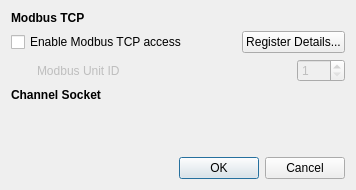
<?xml version="1.0" encoding="UTF-8"?>
<ui version="4.0">
 <class>ConnectivityDialog</class>
 <widget class="QDialog" name="ConnectivityDialog">
  <property name="geometry">
   <rect>
    <x>0</x>
    <y>0</y>
    <width>356</width>
    <height>190</height>
   </rect>
  </property>
  <property name="windowTitle">
   <string>Device Connectivity</string>
  </property>
  <layout class="QVBoxLayout" name="verticalLayout">
   <item>
    <layout class="QGridLayout" name="gridLayout" columnstretch="0,1,0,0">
     <item row="0" column="0" colspan="4">
      <widget class="QLabel" name="modbusLabel">
       <property name="font">
        <font>
         <weight>75</weight>
         <bold>true</bold>
        </font>
       </property>
       <property name="text">
        <string>Modbus TCP</string>
       </property>
      </widget>
     </item>
     <item row="2" column="0">
      <spacer name="horizontalSpacer">
       <property name="orientation">
        <enum>Qt::Horizontal</enum>
       </property>
       <property name="sizeType">
        <enum>QSizePolicy::Fixed</enum>
       </property>
       <property name="sizeHint" stdset="0">
        <size>
         <width>20</width>
         <height>13</height>
        </size>
       </property>
      </spacer>
     </item>
     <item row="2" column="1">
      <widget class="QLabel" name="unitIdLabel">
       <property name="enabled">
        <bool>false</bool>
       </property>
       <property name="text">
        <string>Modbus Unit ID</string>
       </property>
      </widget>
     </item>
     <item row="2" column="2">
      <widget class="QLabel" name="blankLabel">
       <property name="text">
        <string/>
       </property>
      </widget>
     </item>
     <item row="2" column="3">
      <widget class="QSpinBox" name="unitId">
       <property name="enabled">
        <bool>false</bool>
       </property>
       <property name="minimum">
        <number>1</number>
       </property>
       <property name="maximum">
        <number>247</number>
       </property>
      </widget>
     </item>
     <item row="3" column="0" colspan="4">
      <widget class="QLabel" name="channelSocketLabel">
       <property name="font">
        <font>
         <weight>75</weight>
         <bold>true</bold>
        </font>
       </property>
       <property name="text">
        <string>Channel Socket</string>
       </property>
      </widget>
     </item>
     <item row="1" column="0" colspan="2">
      <widget class="QCheckBox" name="modbusCheckBox">
       <property name="text">
        <string>Enable Modbus TCP access</string>
       </property>
      </widget>
     </item>
     <item row="1" column="2" colspan="2">
      <layout class="QHBoxLayout" name="horizontalLayout">
       <property name="spacing">
        <number>0</number>
       </property>
       <item>
        <spacer name="horizontalSpacer_2">
         <property name="orientation">
          <enum>Qt::Horizontal</enum>
         </property>
         <property name="sizeHint" stdset="0">
          <size>
           <width>0</width>
           <height>0</height>
          </size>
         </property>
        </spacer>
       </item>
       <item>
        <widget class="QPushButton" name="modbusDetails">
         <property name="text">
          <string>Register Details...</string>
         </property>
        </widget>
       </item>
      </layout>
     </item>
    </layout>
   </item>
   <item>
    <spacer name="verticalSpacer">
     <property name="orientation">
      <enum>Qt::Vertical</enum>
     </property>
     <property name="sizeHint" stdset="0">
      <size>
       <width>10</width>
       <height>0</height>
      </size>
     </property>
    </spacer>
   </item>
   <item>
    <widget class="QDialogButtonBox" name="buttonBox">
     <property name="orientation">
      <enum>Qt::Horizontal</enum>
     </property>
     <property name="standardButtons">
      <set>QDialogButtonBox::Cancel|QDialogButtonBox::Ok</set>
     </property>
    </widget>
   </item>
  </layout>
 </widget>
 <resources/>
 <connections>
  <connection>
   <sender>buttonBox</sender>
   <signal>accepted()</signal>
   <receiver>ConnectivityDialog</receiver>
   <slot>accept()</slot>
   <hints>
    <hint type="sourcelabel">
     <x>248</x>
     <y>254</y>
    </hint>
    <hint type="destinationlabel">
     <x>157</x>
     <y>263</y>
    </hint>
   </hints>
  </connection>
  <connection>
   <sender>buttonBox</sender>
   <signal>rejected()</signal>
   <receiver>ConnectivityDialog</receiver>
   <slot>reject()</slot>
   <hints>
    <hint type="sourcelabel">
     <x>295</x>
     <y>252</y>
    </hint>
    <hint type="destinationlabel">
     <x>286</x>
     <y>263</y>
    </hint>
   </hints>
  </connection>
  <connection>
   <sender>modbusCheckBox</sender>
   <signal>toggled(bool)</signal>
   <receiver>unitIdLabel</receiver>
   <slot>setEnabled(bool)</slot>
   <hints>
    <hint type="sourcelabel">
     <x>149</x>
     <y>37</y>
    </hint>
    <hint type="destinationlabel">
     <x>152</x>
     <y>59</y>
    </hint>
   </hints>
  </connection>
  <connection>
   <sender>modbusCheckBox</sender>
   <signal>toggled(bool)</signal>
   <receiver>unitId</receiver>
   <slot>setEnabled(bool)</slot>
   <hints>
    <hint type="sourcelabel">
     <x>210</x>
     <y>34</y>
    </hint>
    <hint type="destinationlabel">
     <x>237</x>
     <y>60</y>
    </hint>
   </hints>
  </connection>
 </connections>
</ui>
